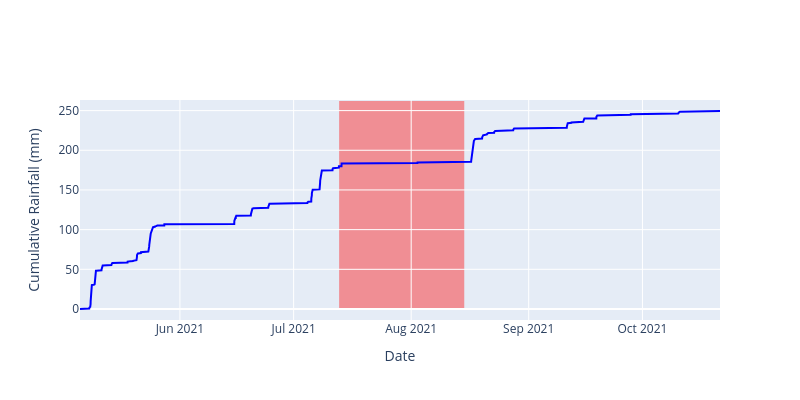
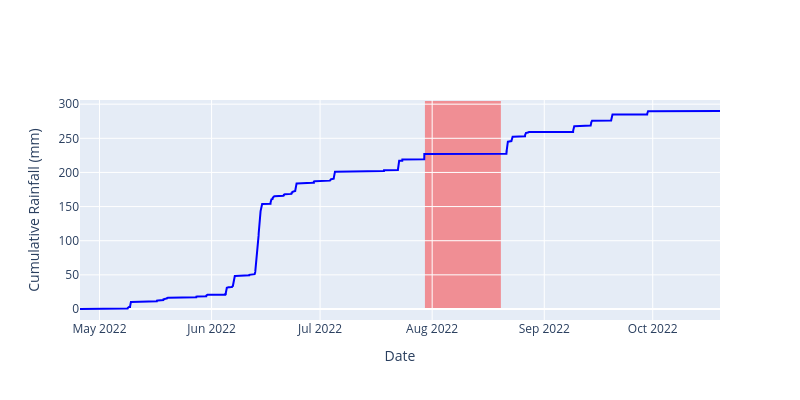

The code cell stored with these charts, in order, in its notebook:
### Markdown cell above
## Cumulative rainfall

### Code cell
from utils.rainfall import plot_cumulative_rainfall_with_periods

figures,dry_periods = plot_cumulative_rainfall_with_periods(trees_data) #uncomment fig.show() in rainfall.py to show figures here

# Access dry periods
print(dry_periods['2021'])  # List of tuples for 2021
print(dry_periods['2022'])  # List of tuples for 2022

# Access rainfall figures
rainfall_2021 = figures.get('rainfall_2021')
rainfall_2022 = figures.get('rainfall_2022')

#save plots to IVC_plots inside Output_graphs
path_rain=path_graphs+'Cumulative_Rainfall/'

#save png
rainfall_2021.write_image(path_rain+'cumulative_rainfall_2021.png',scale=8)
rainfall_2022.write_image(path_rain+'cumulative_rainfall_2022.png',scale=8)

#save html
rainfall_2021.write_html(path_rain + 'cumulative_rainfall_2021.html', include_plotlyjs='cdn')
rainfall_2022.write_html(path_rain + 'cumulative_rainfall_2022.html', include_plotlyjs='cdn')

# Uncomment to see plots here 
rainfall_2021.show() 
rainfall_2022.show()

### Figure 1 — Plotly figure (JSON) as saved in the notebook; plotly's stock layout.template omitted (floating-point values rounded to 4 significant figures; data arrays with more than 128 entries replaced by an {"elided": "..."} marker saying what was removed)
{"data": [{"line": {"color": "blue"}, "mode": "lines", "name": "Cumulative Rainfall (mm)", "type": "scatter", "x": {"elided": "8104 str values"}, "xaxis": "x", "y": {"elided": "8104 float values"}, "yaxis": "y"}], "layout": {"height": 400, "shapes": [{"fillcolor": "red", "layer": "below", "line": {"width": 0}, "opacity": 0.4, "type": "rect", "x0": "2021-07-13T00:00:00", "x1": "2021-08-15T00:00:00", "y0": 0, "y1": 262.0}], "showlegend": false, "width": 800, "xaxis": {"anchor": "y", "domain": [0, 1], "title": {"text": "Date"}}, "yaxis": {"anchor": "x", "domain": [0, 1], "title": {"text": "Cumulative Rainfall (mm)"}}}}

### Figure 2 — Plotly figure (JSON) as saved in the notebook; plotly's stock layout.template omitted (floating-point values rounded to 4 significant figures; data arrays with more than 128 entries replaced by an {"elided": "..."} marker saying what was removed)
{"data": [{"line": {"color": "blue"}, "mode": "lines", "name": "Cumulative Rainfall (mm)", "type": "scatter", "x": {"elided": "8497 str values"}, "xaxis": "x", "y": {"elided": "8497 float values"}, "yaxis": "y"}], "layout": {"height": 400, "shapes": [{"fillcolor": "red", "layer": "below", "line": {"width": 0}, "opacity": 0.4, "type": "rect", "x0": "2022-07-30T00:00:00", "x1": "2022-08-20T00:00:00", "y0": 0, "y1": 304.5}], "showlegend": false, "width": 800, "xaxis": {"anchor": "y", "domain": [0, 1], "title": {"text": "Date"}}, "yaxis": {"anchor": "x", "domain": [0, 1], "title": {"text": "Cumulative Rainfall (mm)"}}}}
